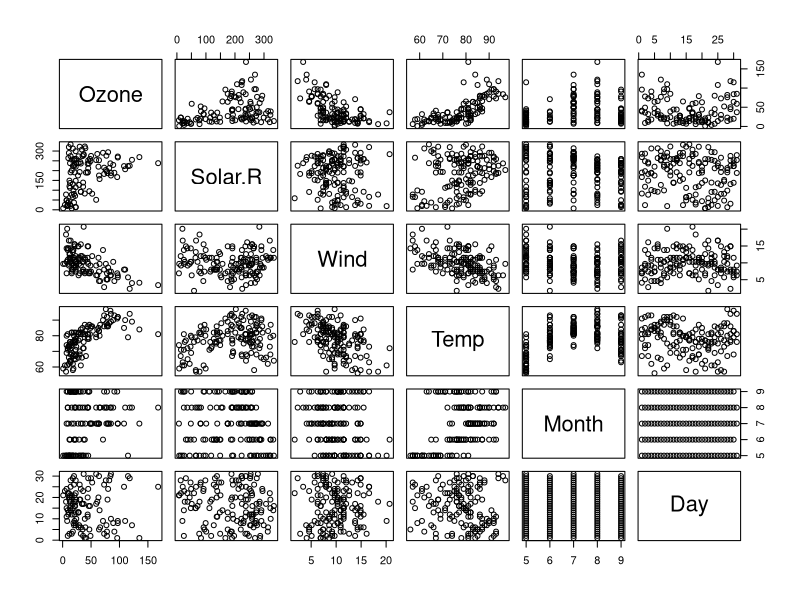
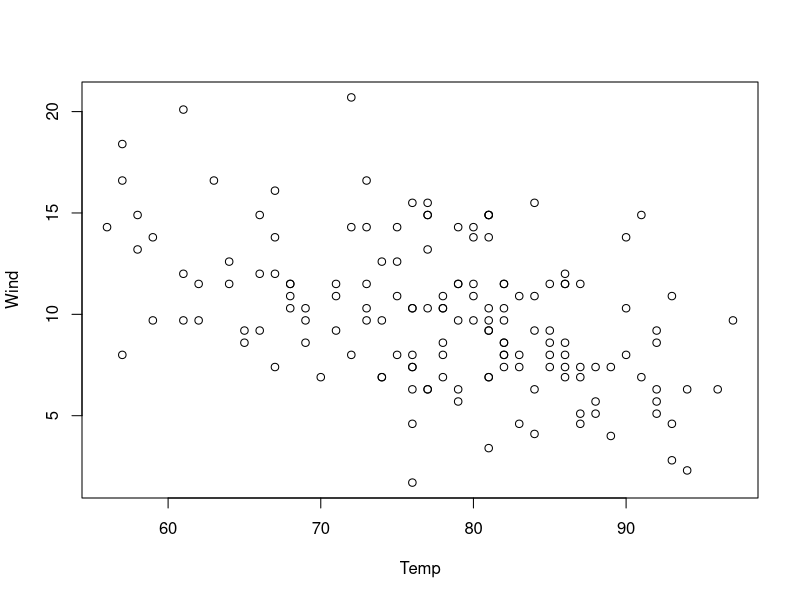
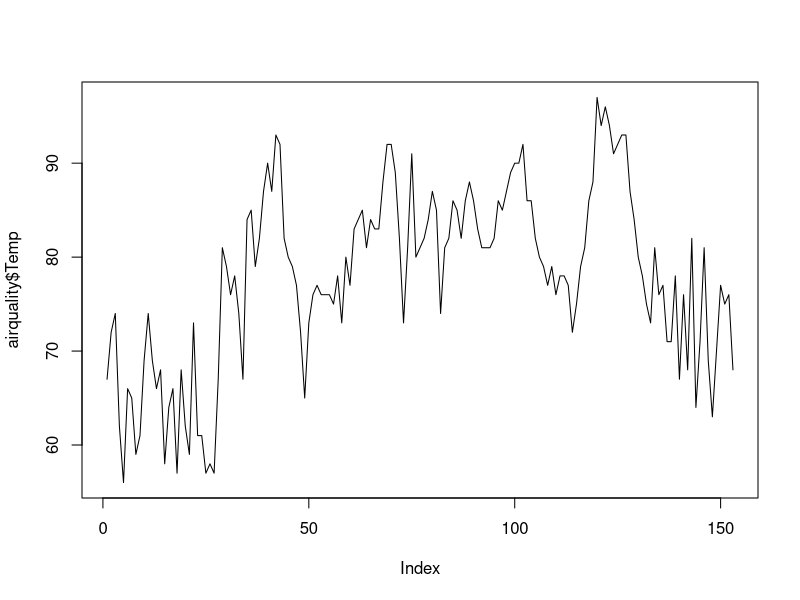
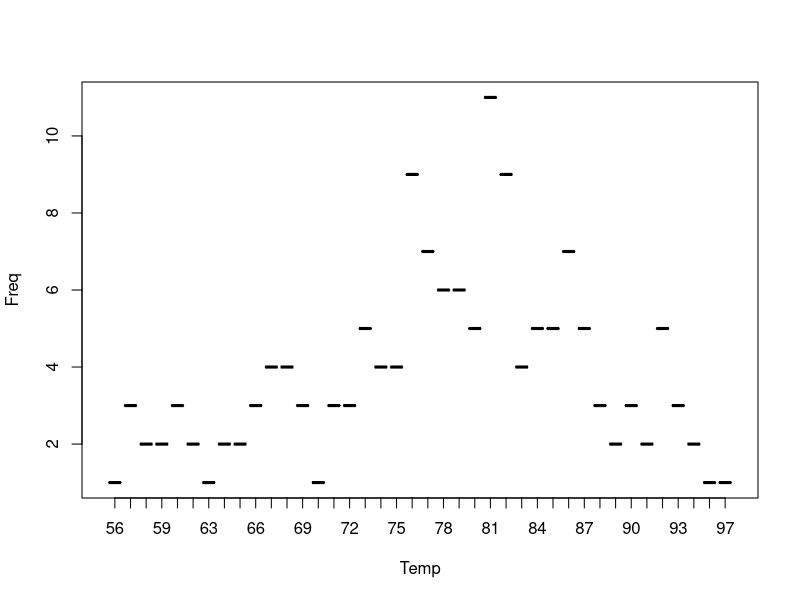

These figures' R source, in order:
## ---- chunk 1
x <- 10.5      # assign a decimal value 
x              # print the value of x 
## ---- chunk 2
class(x)      # print the class name of x 
## ---- chunk 3
k <- 1
k              # print the value of k 
## ---- chunk 4
class(k)       # print the class name of k 
## ---- chunk 5
is.integer(k)  # is k an integer?
## ---- chunk 6
y <- as.integer(3) 
y              # print the value of y 
## ---- chunk 7
class(y)       # print the class name of y 
is.integer(y)  # is y an integer? 
## ---- chunk 8
y <- 3L 
is.integer(y)  # is y an integer? 
## ---- chunk 9
as.integer(3.14)    # coerce a numeric value 
## ---- chunk 10
as.integer("5.27")  # coerce a decimal string 
## ---- chunk 11
as.integer("Joe")   # coerce an non-decimal string 
## ---- chunk 12
as.integer(TRUE)    # the numeric value of TRUE 
as.integer(FALSE)   # the numeric value of FALSE 
## ---- chunk 13
x <- 1
y <- 2      # sample values 
z <- x > y  # is x larger than y? 
z           # print the logical value 
## ---- chunk 14
class(z)       # print the class name of z 
## ---- chunk 15
u <- TRUE
v <- FALSE
u & v          # u AND v 
## ---- chunk 16
u | v          # u OR v 
## ---- chunk 17
!u             # negation of u 
## ---- chunk 18
a <- T
b <- F
a & b
## ---- chunk 19
x <- as.character(3.14) 
x
## ---- chunk 20
class(x)       # print the class name of x 
## ---- chunk 21
fname <- "Joe"
lname <-"Smith" 
paste(fname, lname) 
## ---- chunk 22
paste("A", "B", "C", sep="--")
## ---- chunk 23
sprintf("%s has %d dollars", "Sam", 100) 
## ---- chunk 24
substr("Mary has a little lamb.", start=3, stop=12) 
## ---- chunk 25
sub("little", "big", "Mary has a little lamb.") 
## ---- chunk 26
c(2, 3, 5) 
## ---- chunk 27
c(TRUE, FALSE, TRUE, FALSE, FALSE) 
## ---- chunk 28
c("aa", "bb", "cc", "dd", "ee") 
## ---- chunk 29
s1 <- 2:5
s1
## ---- chunk 30
s2 <- seq(from=1, to=5, by=2)
s2
## ---- chunk 31
s3 <- rep(1, 5)
s3
## ---- chunk 32
length(c("aa", "bb", "cc", "dd", "ee")) 
## ---- chunk 33
n <- c(2, 3, 5) 
s <- c("aa", "bb", "cc", "dd", "ee") 
 c(n, s) 
## ---- chunk 34
a <- c(1, 3, 5, 7) 
b <- c(1, 2, 4, 8)
## ---- chunk 35
5 * a 
## ---- chunk 36
a + b
## ---- chunk 37
a - b 
## ---- chunk 38
a * b 
## ---- chunk 39
a / b 
## ---- chunk 40
u <- c(10, 20, 30) 
v <- c(1, 2, 3, 4, 5, 6, 7, 8, 9) 
u + v 
## ---- chunk 41
s <- c("aa", "bb", "cc", "dd", "ee") 
s[3] 
## ---- chunk 42
s[-3] 
## ---- chunk 43
s[10] 
## ---- chunk 44
s <- c("aa", "bb", "cc", "dd", "ee") 
s[c(2, 3)] 
## ---- chunk 45
s[c(2, 3, 3)] 
## ---- chunk 46
s[c(2, 1, 3)] 
## ---- chunk 47
s[2:4] 
## ---- chunk 48
s <- c("aa", "bb", "cc", "dd", "ee")
## ---- chunk 49
L = c(FALSE, TRUE, FALSE, TRUE, FALSE)
s[L] 
## ---- chunk 50
s[c(FALSE, TRUE, FALSE, TRUE, FALSE)]
## ---- chunk 51
v <- c("Mary", "Sue") 
names(v) <- c("First", "Last") 
v 
## ---- chunk 52
v["First"] 
## ---- chunk 53
v[c("Last", "First")] 
## ---- chunk 54
n <- c(2, 3, 5) 
s <- c("aa", "bb", "cc", "dd", "ee") 
b <- c(TRUE, FALSE, TRUE, FALSE, FALSE) 

x <- list(n, s, b, 3)   # x contains copies of n, s, b
x
## ---- chunk 55
x[2] 
## ---- chunk 56
x[c(2, 4)] 
## ---- chunk 57
x[2]
## ---- chunk 58
x[[2]]
## ---- chunk 59
x[[2]][1] = "ta" 
x[[2]] 
## ---- chunk 60
x 
## ---- chunk 61
n <- c(2, 3, 5) 
s <- c("aa", "bb", "cc") 
b <- c(TRUE, FALSE, TRUE) 
df <- data.frame(n, s, b)
df
## ---- chunk 62
mtcars 
## ---- chunk 63
mtcars[1, 2] 
## ---- chunk 64
mtcars["Mazda RX4", "cyl"] 
## ---- chunk 65
nrow(mtcars)
## ---- chunk 66
ncol(mtcars)
## ---- chunk 67
dim(mtcars)
## ---- chunk 68
help(mtcars)
## ---- chunk 69
head(mtcars) 
## ---- chunk 70
mtcars[[9]]
## ---- chunk 71
mtcars[["am"]] 
## ---- chunk 72
mtcars$am
## ---- chunk 73
mtcars[, "am"] 
## ---- chunk 74
mtcars[[1]]
mtcars[1]
## ---- chunk 75
mtcars["mpg"] 
## ---- chunk 76
mtcars[["mpg"]]
## ---- chunk 77
mtcars[c("mpg", "hp")] 
## ---- chunk 78
mtcars[24,] 
## ---- chunk 79
mtcars[c(3, 24),] 
## ---- chunk 80
mtcars["Camaro Z28",] 
## ---- chunk 81
mtcars[c("Datsun 710", "Camaro Z28"),] 
## ---- chunk 82
L <- mtcars$am == 1 
L 
## ---- chunk 83
mtcars[L,] 
## ---- chunk 84
mtcars[L,]$mpg 
## ---- chunk 85
names(df)[names(df) == 'old.var.name'] <- 'new.var.name'
## ---- chunk 86
##library(gdata)                   # load gdata package 
##help(read.xls)                   # documentation 
##mydata <- read.xls("mydata.xls")  # read from first sheet
## ---- chunk 87
##library(XLConnect)               # load XLConnect package 
##wk <- loadWorkbook("mydata.xls") 
##df <- readWorksheet(wk, sheet="Sheet1")
## ---- chunk 88
mydata <- read.table("mydata.txt")  # read text file 
mydata                             # print data frame 
## ---- chunk 89
mydata <- read.csv("mydata.csv")  # read csv file 
mydata 
## ---- chunk 90
help(read.csv)
## ---- chunk 91
getwd()               # get current working directory
## ---- chunk 92
## setwd("<new path>")   # set working directory
## ---- chunk 93
## setwd("C:/MyDoc")
## ---- chunk 94
airquality
## ---- chunk 95
plot(airquality)
## ---- chunk 96
plot(airquality[, c("Temp", "Wind")])
## ---- chunk 97
plot(airquality$Temp, type='l')
## ---- chunk 98
?plot
## ---- chunk 99
temps <- table(airquality$Temp)
temps
## ---- chunk 100
temps.df <- data.frame(temps)
temps.df
## ---- chunk 101
plot(temps.df, xlab="Temp", type="b")
## ---- chunk 102
## install.packages("tm")  
## ---- chunk 103
library(tm)
